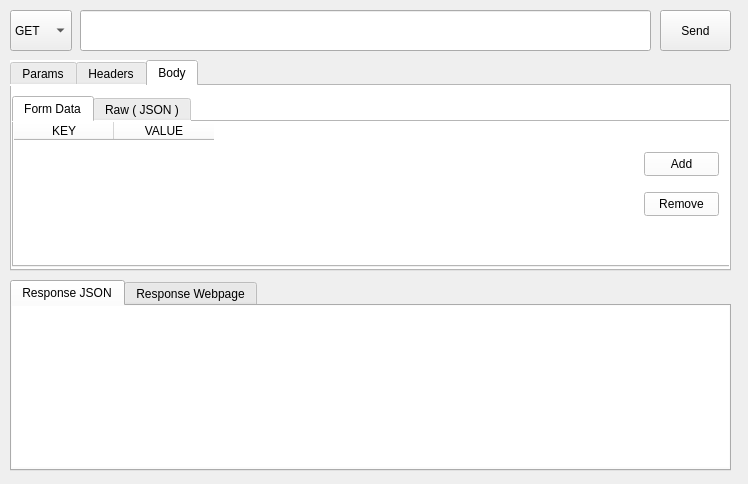
<?xml version="1.0" encoding="UTF-8"?>
<ui version="4.0">
 <class>Form</class>
 <widget class="QWidget" name="Form">
  <property name="geometry">
   <rect>
    <x>0</x>
    <y>0</y>
    <width>748</width>
    <height>484</height>
   </rect>
  </property>
  <property name="windowTitle">
   <string>Form</string>
  </property>
  <widget class="QComboBox" name="inputMethod">
   <property name="geometry">
    <rect>
     <x>10</x>
     <y>10</y>
     <width>62</width>
     <height>41</height>
    </rect>
   </property>
   <property name="toolTip">
    <string>&lt;html&gt;&lt;head/&gt;&lt;body&gt;&lt;p&gt;&lt;span style=&quot; font-weight:700;&quot;&gt;Method&lt;/span&gt;&lt;/p&gt;&lt;/body&gt;&lt;/html&gt;</string>
   </property>
   <item>
    <property name="text">
     <string>GET</string>
    </property>
   </item>
   <item>
    <property name="text">
     <string>POST</string>
    </property>
   </item>
   <item>
    <property name="text">
     <string>DELETE</string>
    </property>
   </item>
   <item>
    <property name="text">
     <string>PUT</string>
    </property>
   </item>
   <item>
    <property name="text">
     <string>PATCH</string>
    </property>
   </item>
  </widget>
  <widget class="QLineEdit" name="inputUrl">
   <property name="geometry">
    <rect>
     <x>80</x>
     <y>10</y>
     <width>571</width>
     <height>41</height>
    </rect>
   </property>
   <property name="toolTip">
    <string>&lt;html&gt;&lt;head/&gt;&lt;body&gt;&lt;p&gt;&lt;span style=&quot; font-weight:700;&quot;&gt;Masukkan URL&lt;/span&gt;&lt;/p&gt;&lt;/body&gt;&lt;/html&gt;</string>
   </property>
  </widget>
  <widget class="QPushButton" name="sendButton">
   <property name="enabled">
    <bool>true</bool>
   </property>
   <property name="geometry">
    <rect>
     <x>660</x>
     <y>10</y>
     <width>71</width>
     <height>41</height>
    </rect>
   </property>
   <property name="text">
    <string>Send</string>
   </property>
  </widget>
  <widget class="QTabWidget" name="tabWidget_3">
   <property name="geometry">
    <rect>
     <x>10</x>
     <y>280</y>
     <width>721</width>
     <height>191</height>
    </rect>
   </property>
   <property name="currentIndex">
    <number>0</number>
   </property>
   <widget class="QWidget" name="tab_3">
    <attribute name="title">
     <string>Response JSON</string>
    </attribute>
    <widget class="QTextEdit" name="responseText">
     <property name="geometry">
      <rect>
       <x>0</x>
       <y>0</y>
       <width>721</width>
       <height>161</height>
      </rect>
     </property>
     <property name="frameShape">
      <enum>QFrame::NoFrame</enum>
     </property>
     <property name="frameShadow">
      <enum>QFrame::Sunken</enum>
     </property>
     <property name="lineWidth">
      <number>2</number>
     </property>
    </widget>
   </widget>
   <widget class="QWidget" name="tab_4">
    <attribute name="title">
     <string>Response Webpage</string>
    </attribute>
   </widget>
  </widget>
  <widget class="QTabWidget" name="tabWidget">
   <property name="geometry">
    <rect>
     <x>10</x>
     <y>60</y>
     <width>721</width>
     <height>211</height>
    </rect>
   </property>
   <property name="accessibleName">
    <string/>
   </property>
   <property name="styleSheet">
    <string notr="true">background-color: rgb(255, 255, 255);</string>
   </property>
   <property name="tabShape">
    <enum>QTabWidget::Rounded</enum>
   </property>
   <property name="currentIndex">
    <number>2</number>
   </property>
   <widget class="QWidget" name="Params">
    <attribute name="title">
     <string>Params</string>
    </attribute>
    <widget class="QTableWidget" name="paramsTableWidget">
     <property name="geometry">
      <rect>
       <x>0</x>
       <y>10</y>
       <width>621</width>
       <height>171</height>
      </rect>
     </property>
     <property name="sizePolicy">
      <sizepolicy hsizetype="Fixed" vsizetype="Expanding">
       <horstretch>1</horstretch>
       <verstretch>0</verstretch>
      </sizepolicy>
     </property>
     <property name="autoFillBackground">
      <bool>false</bool>
     </property>
     <property name="frameShape">
      <enum>QFrame::NoFrame</enum>
     </property>
     <property name="gridStyle">
      <enum>Qt::SolidLine</enum>
     </property>
     <attribute name="horizontalHeaderCascadingSectionResizes">
      <bool>false</bool>
     </attribute>
     <attribute name="verticalHeaderStretchLastSection">
      <bool>false</bool>
     </attribute>
     <column>
      <property name="text">
       <string>KEY</string>
      </property>
      <property name="font">
       <font>
        <bold>false</bold>
       </font>
      </property>
      <property name="icon">
       <iconset theme="applications-system">
        <normaloff>.</normaloff>.</iconset>
      </property>
     </column>
     <column>
      <property name="text">
       <string>VALUE</string>
      </property>
      <property name="font">
       <font>
        <bold>false</bold>
       </font>
      </property>
     </column>
    </widget>
    <widget class="QPushButton" name="paramsAddButton">
     <property name="geometry">
      <rect>
       <x>630</x>
       <y>40</y>
       <width>75</width>
       <height>24</height>
      </rect>
     </property>
     <property name="text">
      <string>Add</string>
     </property>
    </widget>
    <widget class="QPushButton" name="paramsRemoveButton">
     <property name="geometry">
      <rect>
       <x>630</x>
       <y>80</y>
       <width>75</width>
       <height>24</height>
      </rect>
     </property>
     <property name="text">
      <string>Remove</string>
     </property>
    </widget>
   </widget>
   <widget class="QWidget" name="Headers">
    <attribute name="title">
     <string>Headers</string>
    </attribute>
    <widget class="QTableWidget" name="headersTableWidget">
     <property name="geometry">
      <rect>
       <x>0</x>
       <y>10</y>
       <width>621</width>
       <height>171</height>
      </rect>
     </property>
     <property name="autoFillBackground">
      <bool>false</bool>
     </property>
     <property name="frameShape">
      <enum>QFrame::NoFrame</enum>
     </property>
     <column>
      <property name="text">
       <string>KEY</string>
      </property>
     </column>
     <column>
      <property name="text">
       <string>VALUE</string>
      </property>
     </column>
    </widget>
    <widget class="QPushButton" name="headersAddButton">
     <property name="geometry">
      <rect>
       <x>630</x>
       <y>40</y>
       <width>75</width>
       <height>24</height>
      </rect>
     </property>
     <property name="text">
      <string>Add</string>
     </property>
    </widget>
    <widget class="QPushButton" name="headersRemoveButton">
     <property name="geometry">
      <rect>
       <x>630</x>
       <y>80</y>
       <width>75</width>
       <height>24</height>
      </rect>
     </property>
     <property name="text">
      <string>Remove</string>
     </property>
    </widget>
   </widget>
   <widget class="QWidget" name="Body">
    <attribute name="title">
     <string>Body</string>
    </attribute>
    <widget class="QTabWidget" name="tabWidget_2">
     <property name="geometry">
      <rect>
       <x>0</x>
       <y>10</y>
       <width>721</width>
       <height>171</height>
      </rect>
     </property>
     <property name="tabPosition">
      <enum>QTabWidget::North</enum>
     </property>
     <property name="currentIndex">
      <number>0</number>
     </property>
     <widget class="QWidget" name="tab">
      <attribute name="title">
       <string>Form Data</string>
      </attribute>
      <widget class="QTableWidget" name="bodyTableWidget">
       <property name="geometry">
        <rect>
         <x>0</x>
         <y>0</y>
         <width>611</width>
         <height>141</height>
        </rect>
       </property>
       <property name="autoFillBackground">
        <bool>false</bool>
       </property>
       <property name="frameShape">
        <enum>QFrame::NoFrame</enum>
       </property>
       <column>
        <property name="text">
         <string>KEY</string>
        </property>
       </column>
       <column>
        <property name="text">
         <string>VALUE</string>
        </property>
       </column>
      </widget>
      <widget class="QPushButton" name="bodyRemoveButton">
       <property name="geometry">
        <rect>
         <x>630</x>
         <y>70</y>
         <width>75</width>
         <height>24</height>
        </rect>
       </property>
       <property name="text">
        <string>Remove</string>
       </property>
      </widget>
      <widget class="QPushButton" name="bodyAddButton">
       <property name="geometry">
        <rect>
         <x>630</x>
         <y>30</y>
         <width>75</width>
         <height>24</height>
        </rect>
       </property>
       <property name="text">
        <string>Add</string>
       </property>
      </widget>
     </widget>
     <widget class="QWidget" name="tab_2">
      <attribute name="title">
       <string>Raw ( JSON )</string>
      </attribute>
      <widget class="QTextEdit" name="textEdit">
       <property name="geometry">
        <rect>
         <x>0</x>
         <y>0</y>
         <width>711</width>
         <height>141</height>
        </rect>
       </property>
       <property name="frameShape">
        <enum>QFrame::NoFrame</enum>
       </property>
      </widget>
     </widget>
    </widget>
   </widget>
  </widget>
 </widget>
 <resources/>
 <connections/>
</ui>
